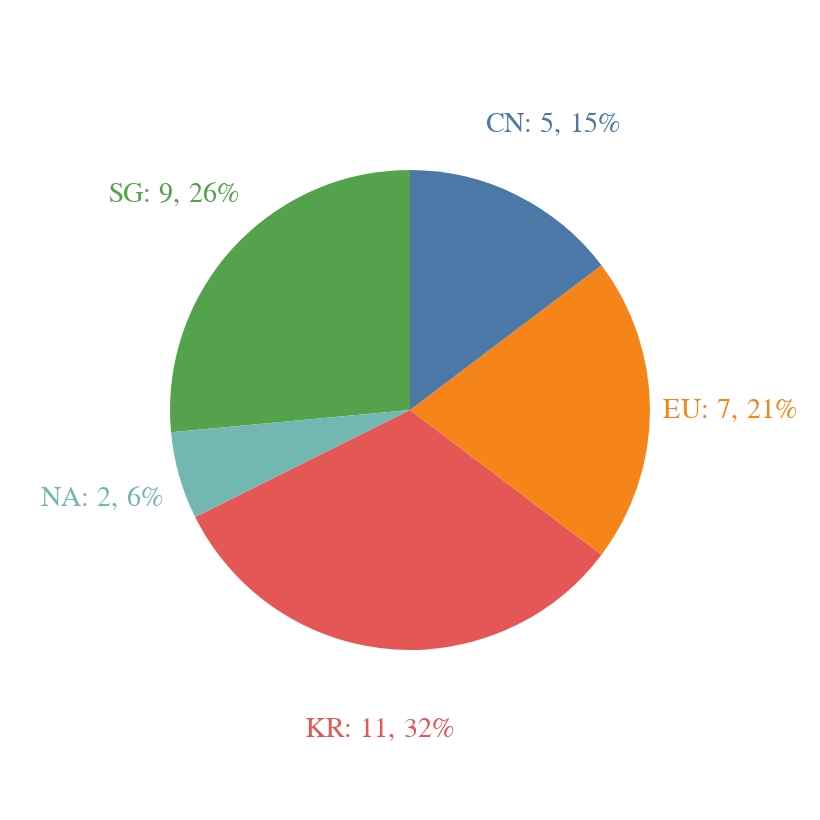

The cell this chart's notebook holds for it:
### Code cell
source = pivot
chart = get_pieChart(source)
chart

### Figure 1 — Vega-Lite specification as saved in the notebook (floating-point values rounded to 4 significant figures)
{"config": {"view": {"continuousWidth": 400, "continuousHeight": 300}}, "layer": [{"mark": {"type": "arc", "outerRadius": 120}, "encoding": {"color": {"field": "리전", "legend": null, "type": "nominal"}, "theta": {"field": "합계", "stack": true, "type": "quantitative"}}}, {"mark": {"type": "text", "color": "black", "radius": 160, "size": 14}, "encoding": {"color": {"field": "리전", "legend": null, "type": "nominal"}, "text": {"field": "label", "type": "nominal"}, "theta": {"field": "합계", "stack": true, "type": "quantitative"}}, "transform": [{"calculate": "(((((datum.리전 + ': ') + datum.합계) + ', ') + datum.비중) + '%')", "as": "label"}]}], "data": {"name": "data-befa55458f2df93d09b0fdc20281a4d0"}, "height": 400, "width": 400, "$schema": "https://vega.github.io/schema/vega-lite/v4.17.0.json", "datasets": {"data-befa55458f2df93d09b0fdc20281a4d0": [{"리전": "KR", "합계": 11, "비중": 32.0}, {"리전": "SG", "합계": 9, "비중": 26.0}, {"리전": "EU", "합계": 7, "비중": 21.0}, {"리전": "CN", "합계": 5, "비중": 15.0}, {"리전": "NA", "합계": 2, "비중": 6.0}]}}
